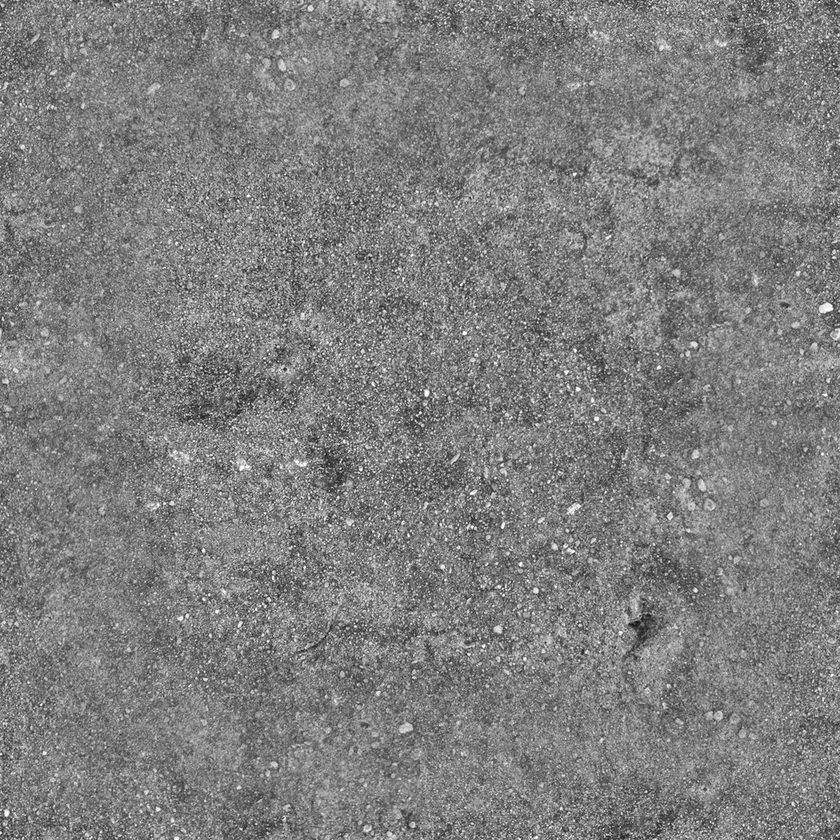
#> input picture data/road-grit-v1.png, 840 x 840 px, shrunk from 1024 x 1024 before the run, found by its file name
$ python paving-pack.py
#> lines starting #> are read from the running program, lines starting #| are printed output that depends on the picture
# The paving's colour packed into the road grit's texture (docs/plans/done/buildings.md): the terrain's live material
# binds 16 texture units on Metal without it, its limit (src/look/materials.ts), so the cobbles (data/paving-v1.png, the
# owner's) ride in the grit texture's spare channels. R: the grit, as data/road-grit-v1.png (roadPaint reads .r only: the
# roads unchanged, texel for texel). G and B: the paving's colour along its two principal axes (its colours' covariance
# about their mean: the stones' grey against the joints' ochre, then light against dark), each scaled to fill 0..1 about
# 0.5. The shader adds them back to the mean (shore.glsl, pavePaint: PAVE_MEAN + PAVE_U (g − 0.5) + PAVE_V (b − 0.5)):
# linear in the channels, so the GPU's mipmaps average the colour as the colour's own would. Prints the defines (paste
# them into shore.glsl when the paving changes) and the colour error left by the third axis.
#
#   python3 tools/paving-pack.py [grit] [paving] [out]
import math
import sys
from PIL import Image

grit_path = sys.argv[1] if len(sys.argv) > 1 else 'data/road-grit-v1.png'
pave_path = sys.argv[2] if len(sys.argv) > 2 else 'data/paving-v1.png'
out = sys.argv[3] if len(sys.argv) > 3 else 'data/road-grit-v2.png'

grit = Image.open(grit_path).convert('L')
#> grit is the input picture: PIL image 840x840 L; min 8, max 255, mean 127
pave = Image.open(pave_path).convert('RGB')
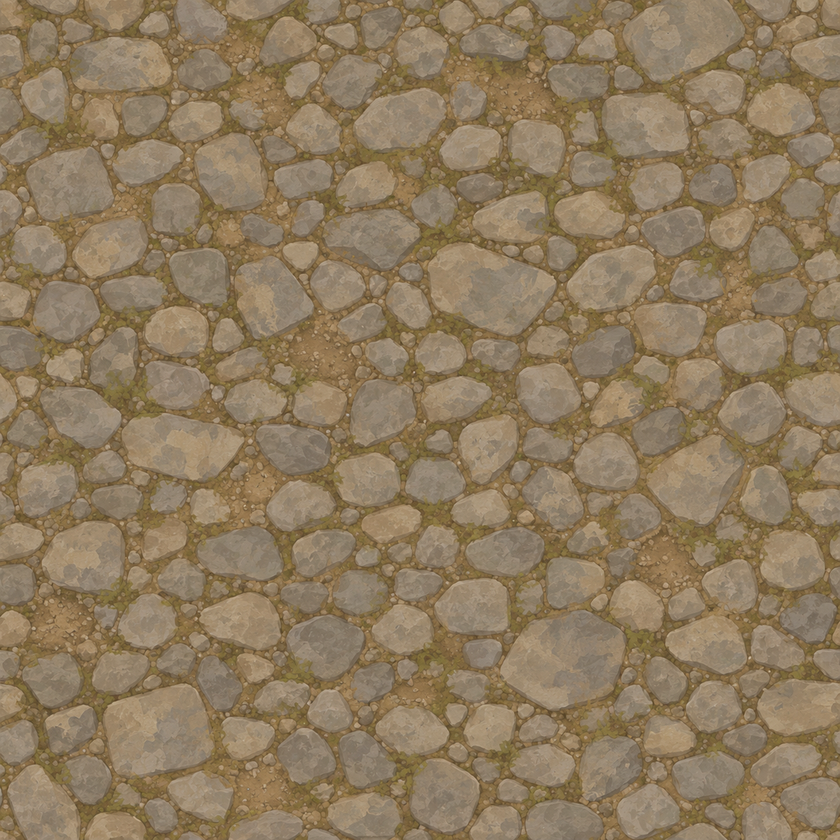
#> input picture data/paving-v1.png, 840 x 840 px, shrunk from 1024 x 1024 before the run, found by its file name
#> pave is the input picture: PIL image 840x840 RGB; mean R, G, B 142.2, 122.6, 94.2
if grit.size != pave.size: raise SystemExit(f'paving-pack: the grit is {grit.size}, the paving {pave.size}: the same size wanted')
px = [(r / 255, g / 255, b / 255) for r, g, b in pave.getdata()]
#> px = 705600 items
n = len(px)
#> n = 705600
m = [sum(p[i] for p in px) / n for i in range(3)]
#> m = [0.558, 0.481, 0.369]
C = [[sum((p[i] - m[i]) * (p[j] - m[j]) for p in px) / n for j in range(3)] for i in range(3)]
#> C = [[0.00422, 0.00415, 0.0046], [0.00415, 0.00436, 0.00519], [0.0046, 0.00519, 0.00707]]


# the eigenvectors of a symmetric 3 x 3 by Jacobi rotations (columns of V), their values on A's diagonal
def jacobi(A):
    A = [row[:] for row in A]; V = [[1.0 if i == j else 0.0 for j in range(3)] for i in range(3)]
#> after `A = [row[:] for row in A]`: A has the same summary as C outside jacobi
    for _ in range(100):
        p, q = max(((i, j) for i in range(3) for j in range(i + 1, 3)), key=lambda t: abs(A[t[0]][t[1]]))
        if abs(A[p][q]) < 1e-15: break
        th = 0.5 * math.atan2(2 * A[p][q], A[q][q] - A[p][p]); c, s = math.cos(th), math.sin(th)
        for k in range(3):
            akp, akq = A[k][p], A[k][q]; A[k][p] = c * akp - s * akq; A[k][q] = s * akp + c * akq
        for k in range(3):
            apk, aqk = A[p][k], A[q][k]; A[p][k] = c * apk - s * aqk; A[q][k] = s * apk + c * aqk
        for k in range(3):
            vkp, vkq = V[k][p], V[k][q]; V[k][p] = c * vkp - s * vkq; V[k][q] = s * vkp + c * vkq
#> this loop made 9 passes
#> (p, q, th, c, s) on passes 1 to 6: (1, 2, 0.658, 0.791, 0.611), (0, 2, 0.532, 0.862, 0.507), (0, 1, 0.928, 0.6, 0.8), (0, 2, -0.0131, 1, -0.0131), (1, 2, 0.0104, 1, 0.0104), (0, 1, 0.00221, 1, 0.00221)
#> (p, q, c, s) on passes 7 to 8: (0, 2, 1, 1.33e-06), (1, 2, 1, 3.12e-09)
#> after the loop, A = [[4.26e-05, -5.73e-17, -1.79e-25], [-5.77e-17, 0.000892, 0], [8.44e-19, 5.61e-20, 0.0147]]; V = [[0.522, 0.686, 0.507], [-0.813, 0.219, 0.54], [0.259, -0.694, 0.672]]
    return [A[i][i] for i in range(3)], V


w, V = jacobi(C)
#> w = [4.26e-05, 0.000892, 0.0147]
order = sorted(range(3), key=lambda i: -w[i])
#> order = [2, 1, 0]
E = [[V[k][i] for k in range(3)] for i in order[:2]]   # the two largest axes
#> E = [[0.507, 0.54, 0.672], [0.686, 0.219, -0.694]]
proj = [[sum((p[k] - m[k]) * e[k] for k in range(3)) for e in E] for p in px]
#> proj = 705600 items
S = [max(abs(t[a]) for t in proj) * 1.001 for a in range(2)]   # each axis' reach about the mean
#> S = [0.471, 0.135]
code = [[min(255, max(0, round((0.5 + t[a] / (2 * S[a])) * 255))) for a in range(2)] for t in proj]
#> code = 705600 items
outIm = Image.merge('RGB', (grit, Image.new('L', grit.size), Image.new('L', grit.size)))
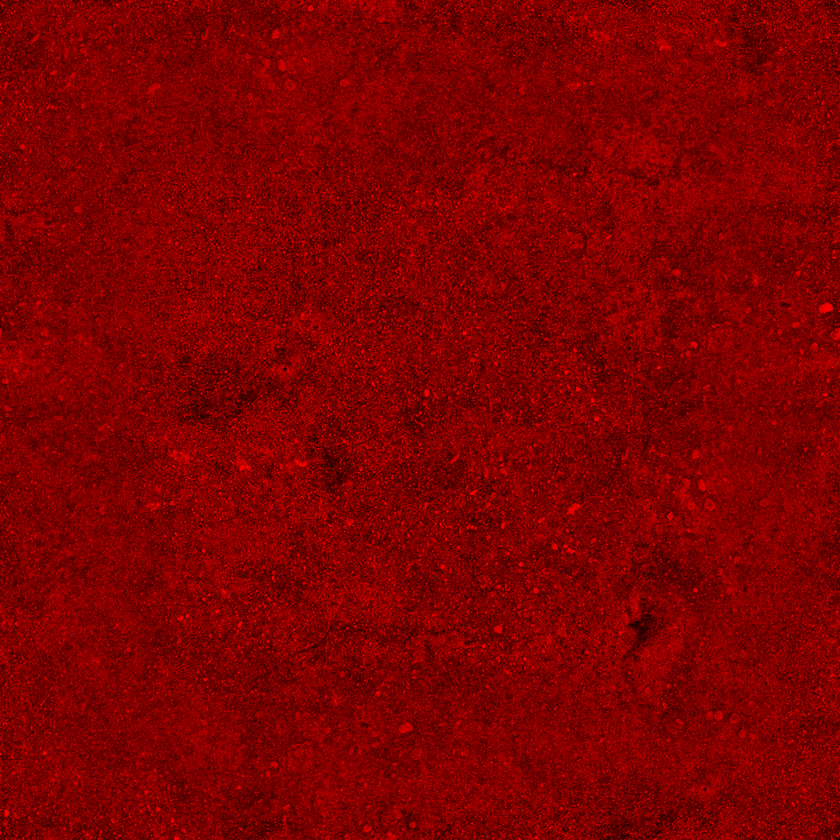
#> outIm: PIL image 840x840 RGB; mean R, G, B 127, 0, 0
outIm.putdata([(gv, c[0], c[1]) for gv, c in zip(grit.getdata(), code)])
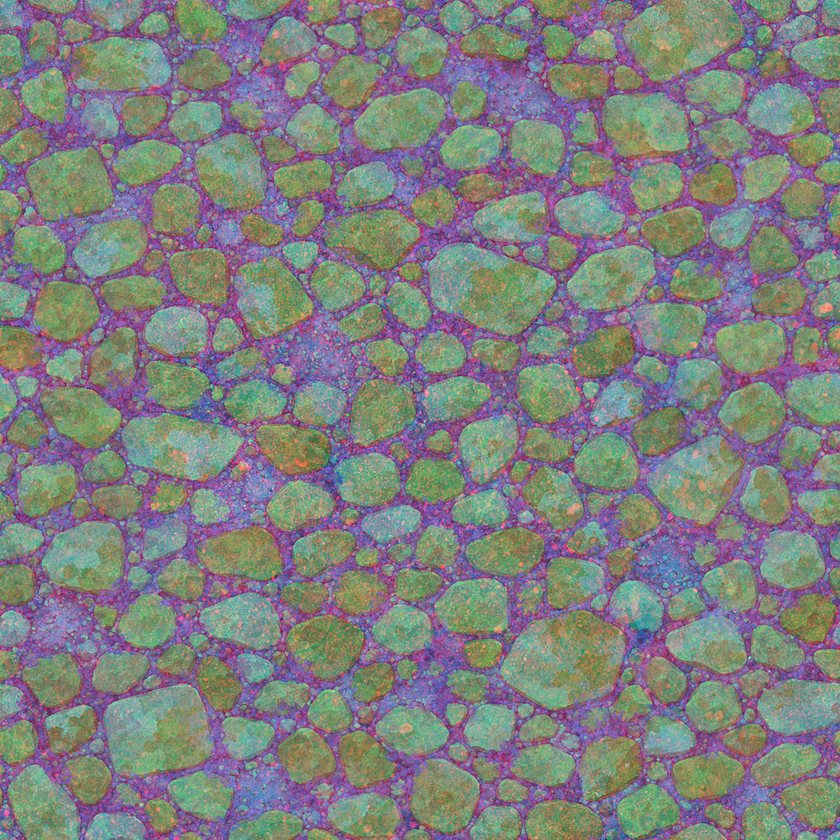
#> outIm: PIL image 840x840 RGB; mean R, G, B 127, 127.5, 127.5
outIm.save(out, optimize=True)

U = [E[0][k] * 2 * S[0] for k in range(3)]; Vv = [E[1][k] * 2 * S[1] for k in range(3)]
#> after `U = [E[0][k] * 2 * S[0] for k in range(3)]`: U = [0.478, 0.509, 0.633]
#> after `Vv = [E[1][k] * 2 * S[1] for k in range(3)]`: Vv = [0.185, 0.0593, -0.188]
err = math.sqrt(sum(sum((m[k] + U[k] * (c[0] / 255 - 0.5) + Vv[k] * (c[1] / 255 - 0.5) - p[k]) ** 2 for k in range(3)) for p, c in zip(px, code)) / (3 * n))
#> err = 0.00382
share = sum(w[i] for i in order[:2]) / sum(w)
#> share = 0.997
f = lambda v: 'vec3(' + ','.join(f'{x:.4f}' for x in v) + ')'
print(f'paving-pack: {out} ({outIm.size[0]}²): the two axes keep {share * 100:.1f} % of the colours\' variance; rms error {err * 255:.2f}/255')
#| paving-pack: data/road-grit-v2.png (840²): the two axes keep 99.7 % of the colours' variance; rms error 0.97/255
print(f'#define PAVE_MEAN {f(m)}')
#| #define PAVE_MEAN vec3(0.5577,0.4809,0.3692)
print(f'#define PAVE_U {f(U)}')
#| #define PAVE_U vec3(0.4785,0.5091,0.6332)
print(f'#define PAVE_V {f(Vv)}')
#| #define PAVE_V vec3(0.1855,0.0593,-0.1878)
